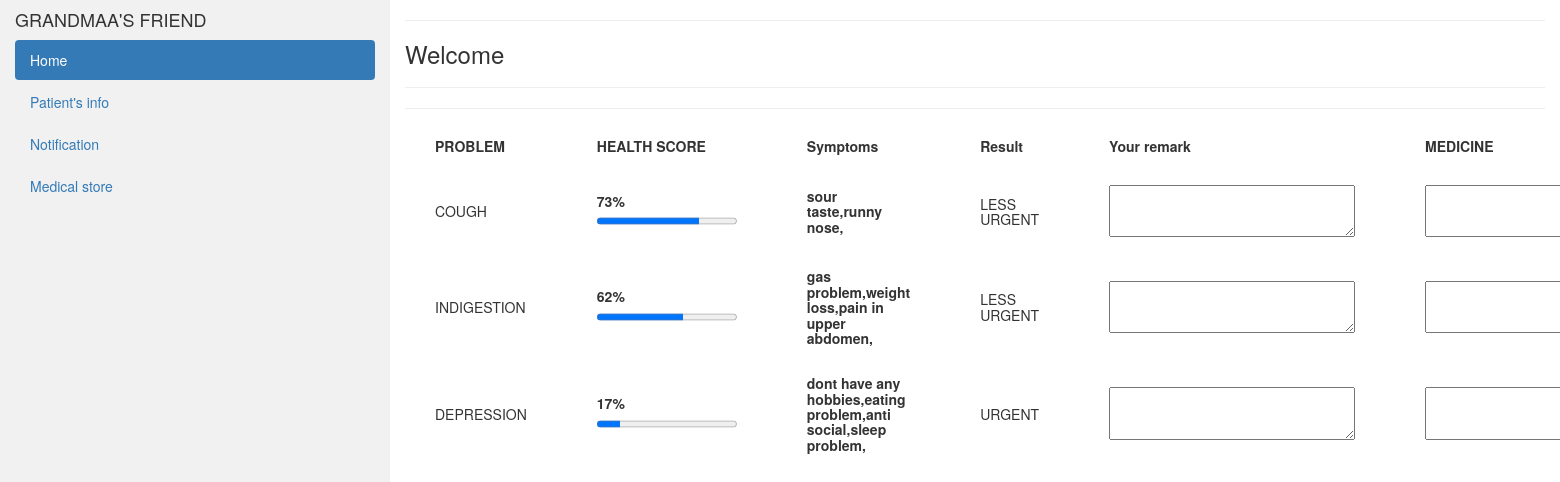
The app's page /patient_table.php?pid=1 with its own data.
### tables this page shows
CREATE TABLE `points` (
  `id` int(10) NOT NULL,
  `patient_id` int(10) NOT NULL,
  `problem_id` int(10) NOT NULL,
  `patient_points` int(10) NOT NULL,
  `patient_problems` varchar(300) NOT NULL
);

### patient_table.php (the view, shortened to what this page needs)
<?php
include'dbconnect.php';
$name=$_SESSION['full_name'];
$pid=$_GET['pid'];
?>
<!DOCTYPE html>
<html lang="en">
<head>
  <link rel="stylesheet" href="https://maxcdn.bootstrapcdn.com/bootstrap/3.4.1/css/bootstrap.min.css">
</head>
<body>
    <form action ="patient_table.php?pid=<?php echo $pid;?> " method="post">
<?php include 'docsnav.php';?>
    <div class="col-sm-9">
      <hr>
     <h3>Welcome <b><?php echo $name;?></b></h3>
     <hr>
     <h5>
    <table>
    <tr>
    <th>PROBLEM</th>
    <th>HEALTH SCORE</th>
    <th>Symptoms</th>
    <th>Result</th>
    <th>Your remark</th>
    <th> MEDICINE</th>
</tr>
<?php
        $select = "SELECT treatment.medicines,treatment.doc_advice,treatment.patient_id,points.patient_id,points.problem_id,points.patient_points,points.patient_problems FROM `points`
         INNER JOIN `treatment` ON points.patient_id=treatment.patient_id  WHERE points.patient_id ='$pid' ";
         $select1="SELECT patient_id from points where `patient_id`=$pid";
 $result = mysqli_query($conn, $select);
$row= mysqli_fetch_array($result);
$result_2 = mysqli_query($conn, $select1);
$rows_exist_2 = mysqli_num_rows($result_2);
$c=0;
do{
?>
<tr>
    <td><?php
    if($row['problem_id']=="1")
    {
echo "DEPRESSION";
    }
    else if($row['problem_id']=="2")
    {
echo "INDIGESTION";
    }
    else{
echo "COUGH";
    }
    ;?></td>
    <td>
    <label for="file"><b><?php echo $row['patient_points'];?>%</label>
<progress id="file" value="<?php echo $row['patient_points'];?>" max="100"> 32% </progress>
</td>
    <td><b><?php echo $row['patient_problems'];?></b></td>
<td><?php if($row['patient_points']<=60){
echo "URGENT";
}
else if ($row['patient_points']>60 &&  $row['patient_points']<90 ){
echo "LESS URGENT";
}
else{
    echo "NORMAL";
}
?>
<td>  <textarea name="medicines[<?php echo $c;?>]" rows="3" cols="30"  >   </textarea></td>
<td>  <textarea name="remark[<?php echo $c;?>]" rows="3" cols="30"   >   </textarea></td>
</tr>
<?php
if($c>=$rows_exist_2-1){
    break;
}
$c++;
}while($row= mysqli_fetch_array($result));
?>
    </h5>
     <hr>
</form>

### patient_table.php (style rules this page uses)
th, td { padding-top: 10px; padding-bottom: 20px; padding-left: 30px; padding-right: 40px; }
* { box-sizing: border-box }

### records on screen
points: shows "COUGH", patient_points "73", patient_problems "sour taste,runny nose,", shows "LESS URGENT"
points: shows "INDIGESTION", patient_points "62", patient_problems "gas problem,weight loss,pain in upper abdomen,", shows "LESS URGENT"
points: shows "DEPRESSION", patient_points "17", patient_problems "dont have any hobbies,eating problem,anti social,sleep problem,", shows "URGENT"
